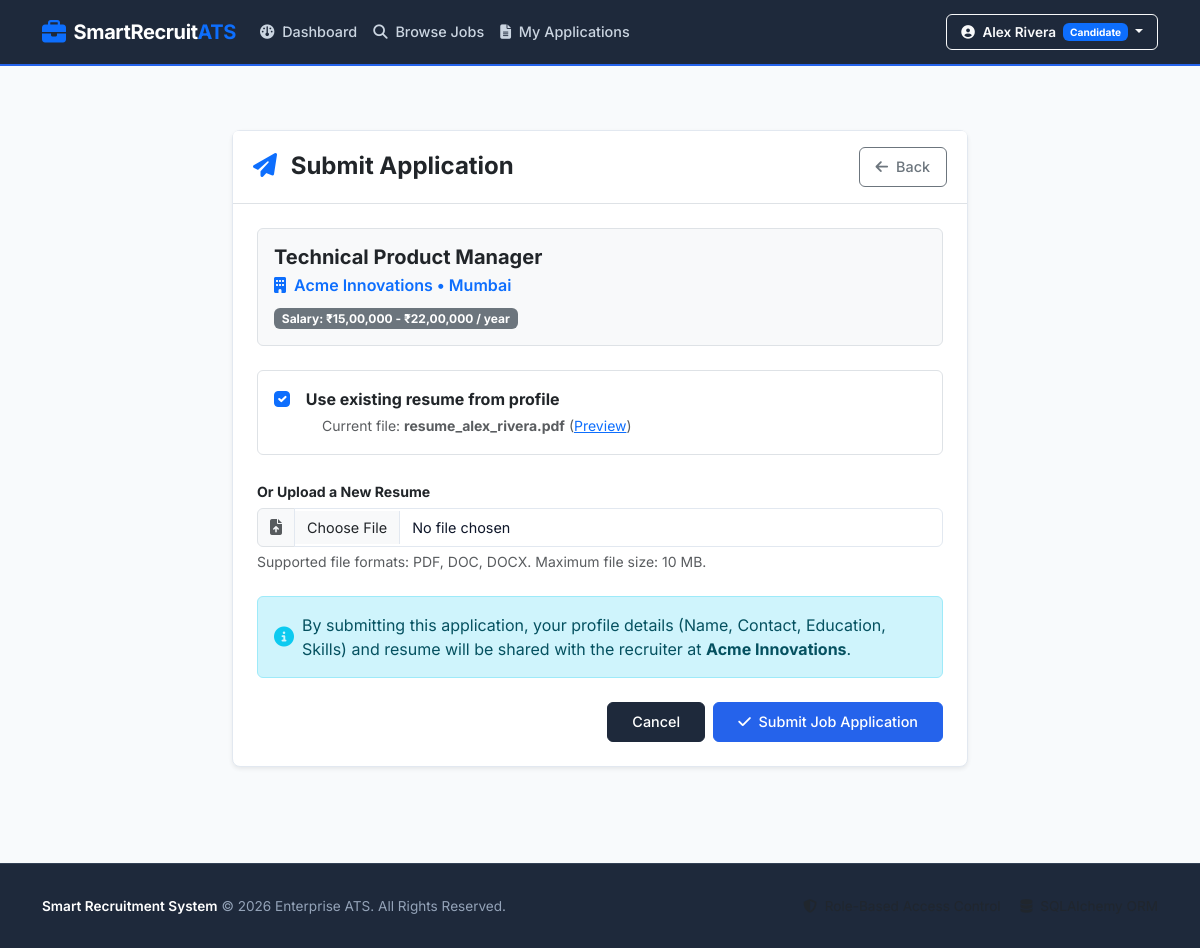
/candidate/apply/5 (signed in), run on the app's committed database.
### models.py (models this page shows, shortened)
class User(UserMixin, db.Model):
    __tablename__ = 'users'
    id = db.Column(db.Integer, primary_key=True)
    full_name = db.Column(db.String(120), nullable=False)
    email = db.Column(db.String(120), unique=True, nullable=False, index=True)
    password_hash = db.Column(db.String(256), nullable=False)
    role = db.Column(db.String(20), nullable=False)  # 'recruiter' or 'candidate'
    company_name = db.Column(db.String(200), nullable=True)
    company_description = db.Column(db.Text, nullable=True)
    company_location = db.Column(db.String(200), nullable=True)
    company_website = db.Column(db.String(300), nullable=True)
    phone = db.Column(db.String(20), nullable=True)
    address = db.Column(db.String(255), nullable=True)
    skills = db.Column(db.Text, nullable=True)
    education = db.Column(db.Text, nullable=True)
    experience = db.Column(db.Text, nullable=True)
    resume_path = db.Column(db.String(255), nullable=True)
    created_at = db.Column(db.DateTime, default=datetime.utcnow)
    posted_jobs = db.relationship('Job', backref='recruiter', lazy=True, cascade="all, delete-orphan")
    applications = db.relationship('Application', backref='candidate', lazy=True, cascade="all, delete-orphan")
    @property
    def is_recruiter(self):
        return self.role == 'recruiter'
    @property
    def is_candidate(self):
        return self.role == 'candidate'

class Job(db.Model):
    __tablename__ = 'jobs'
    id = db.Column(db.Integer, primary_key=True)
    recruiter_id = db.Column(db.Integer, db.ForeignKey('users.id', ondelete='CASCADE'), nullable=False)
    title = db.Column(db.String(150), nullable=False)
    company = db.Column(db.String(150), nullable=False)
    location = db.Column(db.String(100), nullable=False)
    employment_type = db.Column(db.String(50), nullable=False)  # e.g., Full-time, Part-time, Contract, Remote, Internship
    salary = db.Column(db.String(100), nullable=False)
    experience = db.Column(db.String(50), nullable=False)
    skills = db.Column(db.Text, nullable=False)
    description = db.Column(db.Text, nullable=False)
    last_date = db.Column(db.Date, nullable=False)
    openings = db.Column(db.Integer, default=1, nullable=False)
    is_active = db.Column(db.Boolean, default=True, nullable=False)
    created_at = db.Column(db.DateTime, default=datetime.utcnow)
    applications = db.relationship('Application', backref='job', lazy=True, cascade="all, delete-orphan")

### routes.py (the view, shortened to what this page needs)
@main.route('/candidate/apply/<int:job_id>', methods=['GET', 'POST'])
@candidate_required
def apply_job(job_id):
    job = Job.query.get_or_404(job_id)
    if not job.is_active or job.last_date < datetime.utcnow().date():
        flash('This job posting is currently closed or application deadline has passed.', 'danger')
        return redirect(url_for('main.browse_jobs'))
    existing_app = Application.query.filter_by(candidate_id=current_user.id, job_id=job.id).first()
    if existing_app:
        flash('You have already applied for this job.', 'warning')
        return redirect(url_for('main.my_applications'))
    return render_template('candidate/apply_job.html', job=job)

### app.py (called while the page is built)
def create_app():
    app = Flask(__name__)
    app.config.from_object(Config)
    os.makedirs(app.config['UPLOAD_FOLDER'], exist_ok=True)
    db.init_app(app)
    login_manager = LoginManager()
    login_manager.login_view = 'main.login'
    login_manager.login_message = 'Please log in to access this page.'
    login_manager.login_message_category = 'warning'
    login_manager.init_app(app)
    @login_manager.user_loader
    def load_user(user_id):
        return User.query.get(int(user_id))
    app.register_blueprint(main_blueprint)
    @app.errorhandler(404)
    def page_not_found(e):
        return render_template('base.html', page_error="404 Page Not Found"), 404
    @app.errorhandler(500)
    def internal_server_error(e):
        return render_template('base.html', page_error="500 Internal Server Error"), 500
    with app.app_context():
        db.create_all()
    return app

### routes.py (called while the page is built)
def candidate_required(f):
    @wraps(f)
    @login_required
    def decorated_function(*args, **kwargs):
        if not current_user.is_candidate:
            flash('Access denied. Candidate privileges required.', 'danger')
            return redirect(url_for('main.dashboard_redirect'))
        return f(*args, **kwargs)
    return decorated_function

### templates/candidate/apply_job.html (shortened to what this page needs)
{% extends "base.html" %}
{% block content %}
<div class="container py-4">
  <div class="row justify-content-center">
    <div class="col-lg-8">
      <div class="card card-corporate shadow-sm">
        <div class="card-header bg-white py-3 border-bottom d-flex justify-content-between align-items-center">
          <h4 class="fw-bold mb-0 text-dark"><i class="fa-solid fa-paper-plane text-primary me-2"></i> Submit Application</h4>
          <a href="{{ url_for('main.job_details', job_id=job.id) }}" class="btn btn-outline-secondary btn-sm"><i class="fa-solid fa-arrow-left me-1"></i> Back</a>
        </div>
        <div class="card-body p-4">
          <div class="p-3 bg-light rounded border mb-4">
            <h5 class="fw-bold text-dark mb-1">{{ job.title }}</h5>
            <p class="text-primary fw-semibold mb-2"><i class="fa-solid fa-building me-1"></i> {{ job.company }} &bull; {{ job.location }}</p>
            <span class="badge bg-secondary">Salary: {{ job.salary }}</span>
          </div>
          <form method="POST" action="{{ url_for('main.apply_job', job_id=job.id) }}" enctype="multipart/form-data">
            {% if current_user.resume_path %}
              <div class="card p-3 border mb-4 bg-white">
                <div class="form-check">
                  <input class="form-check-input" type="checkbox" name="use_profile_resume" id="use_profile_resume" value="true" checked>
                  <label class="form-check-label fw-bold text-dark" for="use_profile_resume">
                     Use existing resume from profile
                  </label>
                  <div class="small text-muted mt-1 ms-4">
                    Current file: <strong>{{ current_user.resume_path }}</strong>
                    (<a href="{{ url_for('main.download_resume', filename=current_user.resume_path) }}" target="_blank">Preview</a>)
                  </div>
                </div>
              </div>
            {% endif %}
            <div class="mb-4">
              <label for="resume" class="form-label fw-bold text-dark">
                {% if current_user.resume_path %}Or Upload a New Resume{% else %}Upload Resume (PDF, DOC, DOCX) <span class="text-danger">*</span>{% endif %}
              </label>
              <div class="input-group">
                <span class="input-group-text bg-light text-muted"><i class="fa-solid fa-file-arrow-up"></i></span>
                <input type="file" class="form-control" id="resume" name="resume" accept=".pdf,.doc,.docx" {% if not current_user.resume_path %}required{% endif %}>
              </div>
              <small class="text-muted mt-1 d-block">Supported file formats: PDF, DOC, DOCX. Maximum file size: 10 MB.</small>
            </div>
            <div class="alert alert-info d-flex align-items-center gap-2 mb-4">
              <i class="fa-solid fa-circle-info fs-5 text-info"></i>
              <div class="fs-7">
                By submitting this application, your profile details (Name, Contact, Education, Skills) and resume will be shared with the recruiter at <strong>{{ job.company }}</strong>.
              </div>
            </div>
            <div class="d-flex justify-content-end gap-2">
              <a href="{{ url_for('main.job_details', job_id=job.id) }}" class="btn btn-secondary px-4">Cancel</a>
              <button type="submit" class="btn btn-primary px-4"><i class="fa-solid fa-check me-1"></i> Submit Job Application</button>
            </div>
          </form>
        </div>
      </div>
    </div>
  </div>
</div>
{% endblock %}

### templates/base.html (shortened to what this page needs)
<!DOCTYPE html>
<html lang="en">
<head>
  <link href="https://cdn.jsdelivr.net/npm/bootstrap@5.3.3/dist/css/bootstrap.min.css" rel="stylesheet">
  <link rel="stylesheet" href="https://cdnjs.cloudflare.com/ajax/libs/font-awesome/6.5.1/css/all.min.css">
  <link rel="stylesheet" href="{{ url_for('static', filename='css/custom.css') }}">
</head>
<body>
  <nav class="navbar navbar-expand-lg navbar-dark navbar-enterprise sticky-top">
    <div class="container">
      <a class="navbar-brand d-flex align-items-center gap-2" href="{{ url_for('main.home') }}">
        <i class="fa-solid fa-briefcase text-primary fs-4"></i>
        <span>SmartRecruit<span class="text-primary">ATS</span></span>
      </a>
      <div class="collapse navbar-collapse" id="enterpriseNavbar">
        <ul class="navbar-nav me-auto mb-2 mb-lg-0">
          {% if current_user.is_authenticated %}
            {% if current_user.is_recruiter %}
              <li class="nav-item">
                <a class="nav-link {% if request.endpoint == 'main.recruiter_dashboard' %}active{% endif %}" href="{{ url_for('main.recruiter_dashboard') }}">
                  <i class="fa-solid fa-chart-line me-1"></i> Dashboard
                </a>
              </li>
              <li class="nav-item">
                <a class="nav-link {% if request.endpoint == 'main.post_job' %}active{% endif %}" href="{{ url_for('main.post_job') }}">
                  <i class="fa-solid fa-plus-circle me-1"></i> Post Job
                </a>
              </li>
              <li class="nav-item">
                <a class="nav-link {% if request.endpoint == 'main.manage_jobs' %}active{% endif %}" href="{{ url_for('main.manage_jobs') }}">
                  <i class="fa-solid fa-list-check me-1"></i> Manage Jobs
                </a>
              </li>
              <li class="nav-item">
                <a class="nav-link {% if request.endpoint == 'main.view_applications' %}active{% endif %}" href="{{ url_for('main.view_applications') }}">
                  <i class="fa-solid fa-users-viewfinder me-1"></i> Applications
                </a>
              </li>
            {% elif current_user.is_candidate %}
              <li class="nav-item">
                <a class="nav-link {% if request.endpoint == 'main.candidate_dashboard' %}active{% endif %}" href="{{ url_for('main.candidate_dashboard') }}">
                  <i class="fa-solid fa-gauge me-1"></i> Dashboard
                </a>
              </li>
              <li class="nav-item">
                <a class="nav-link {% if request.endpoint == 'main.browse_jobs' %}active{% endif %}" href="{{ url_for('main.browse_jobs') }}">
                  <i class="fa-solid fa-magnifying-glass me-1"></i> Browse Jobs
                </a>
              </li>
              <li class="nav-item">
                <a class="nav-link {% if request.endpoint == 'main.my_applications' %}active{% endif %}" href="{{ url_for('main.my_applications') }}">
                  <i class="fa-solid fa-file-lines me-1"></i> My Applications
                </a>
              </li>
            {% endif %}
          {% else %}
            <li class="nav-item">
              <a class="nav-link {% if request.endpoint == 'main.home' %}active{% endif %}" href="{{ url_for('main.home') }}">
                <i class="fa-solid fa-house me-1"></i> Home
              </a>
            </li>
          {% endif %}
        </ul>
        <div class="d-flex align-items-center gap-2">
          {% if current_user.is_authenticated %}
            <div class="dropdown">
              <button class="btn btn-outline-light dropdown-toggle btn-nav-action" type="button" id="userMenuBtn" data-bs-toggle="dropdown" aria-expanded="false">
                <i class="fa-solid fa-circle-user me-1"></i> {{ current_user.full_name }}
                <span class="badge bg-primary text-white ms-1 text-capitalize">{{ current_user.role }}</span>
              </button>
            </div>
          {% endif %}
        </div>
      </div>
    </div>
  </nav>
  <main class="content-wrapper">
    {% block content %}{% endblock %}
  </main>
  <footer class="footer-enterprise">
    <div class="container">
      <div class="row align-items-center">
        <div class="col-md-6 text-center text-md-start mb-2 mb-md-0">
          <span class="fw-semibold text-white">Smart Recruitment System</span> &copy; 2026 Enterprise ATS. All Rights Reserved.
        </div>
        <div class="col-md-6 text-center text-md-end">
          <span class="text-muted me-3"><i class="fa-solid fa-shield-halved me-1"></i> Role-Based Access Control</span>
          <span class="text-muted"><i class="fa-solid fa-database me-1"></i> SQLAlchemy ORM</span>
        </div>
      </div>
    </div>
  </footer>
</body>
</html>

### static/css/custom.css (style rules this page uses)
:root { --primary-color: #2563EB; --primary-hover: #1D4ED8; --secondary-color: #1E293B; --secondary-hover: #0F172A; --success-color: #16A34A; --warning-color: #F59E0B; --danger-color: #DC2626; --info-color: #3B82F6; --bg-light: #F8FAFC; --card-bg: #FFFFFF; --border-color: #E2E8F0; --text-dark: #0F172A; --text-muted: #64748B; --text-light: #94A3B8; --font-family: 'Inter', -apple-system, BlinkMacSystemFont, 'Segoe UI', Roboto, sans-serif; --border-radius-sm: 4px; --border-radius: 6px; --border-radius-lg: 8px; }
body { font-family: var(--font-family); background-color: var(--bg-light); color: var(--text-dark); min-height: 100vh; display: flex; flex-direction: column; -webkit-font-smoothing: antialiased; }
main.content-wrapper { flex: 1 0 auto; padding-top: 1.5rem; padding-bottom: 3rem; }
.navbar-enterprise { background-color: var(--secondary-color); border-bottom: 2px solid var(--primary-color); padding: 0.75rem 1rem; }
.navbar-enterprise .navbar-brand { font-weight: 700; font-size: 1.25rem; color: #FFFFFF !important; letter-spacing: -0.02em; }
.navbar-enterprise .navbar-brand i { color: var(--primary-color); }
.navbar-enterprise .nav-link { color: #CBD5E1 !important; font-weight: 500; font-size: 0.9rem; padding: 0.5rem 0.85rem; transition: color 0.15s ease-in-out; }
.navbar-enterprise .btn-nav-action { font-size: 0.85rem; font-weight: 600; border-radius: var(--border-radius); padding: 0.4rem 0.9rem; }
.btn { border-radius: var(--border-radius); font-weight: 500; font-size: 0.9rem; padding: 0.5rem 1rem; transition: all 0.15s ease; }
.btn-primary { background-color: var(--primary-color); border-color: var(--primary-color); color: #FFFFFF; }
.btn-secondary { background-color: var(--secondary-color); border-color: var(--secondary-color); color: #FFFFFF; }
.card-corporate { background: var(--card-bg); border: 1px solid var(--border-color); border-radius: var(--border-radius-lg); box-shadow: 0 1px 3px rgba(0, 0, 0, 0.05); margin-bottom: 1.5rem; }
.card-corporate .card-header { background-color: #FFFFFF; border-bottom: 1px solid var(--border-color); padding: 1rem 1.25rem; font-weight: 600; color: var(--secondary-color); }
.card-corporate .card-body { padding: 1.25rem; }
.form-label { font-weight: 500; font-size: 0.88rem; color: var(--secondary-color); margin-bottom: 0.35rem; }
.form-control, .form-select { border: 1px solid var(--border-color); border-radius: var(--border-radius); padding: 0.5rem 0.75rem; font-size: 0.9rem; color: var(--text-dark); background-color: #FFFFFF; }
footer.footer-enterprise { background-color: var(--secondary-color); color: #94A3B8; padding: 2rem 0; border-top: 1px solid #334155; font-size: 0.85rem; margin-top: auto; }

### data on the page
User: full_name "Alex Rivera", role "Candidate", resume_path "resume_alex_rivera.pdf"
Job: title "Technical Product Manager", company "Acme Innovations", location "Mumbai", salary "₹15,00,000 - ₹22,00,000 / year"
